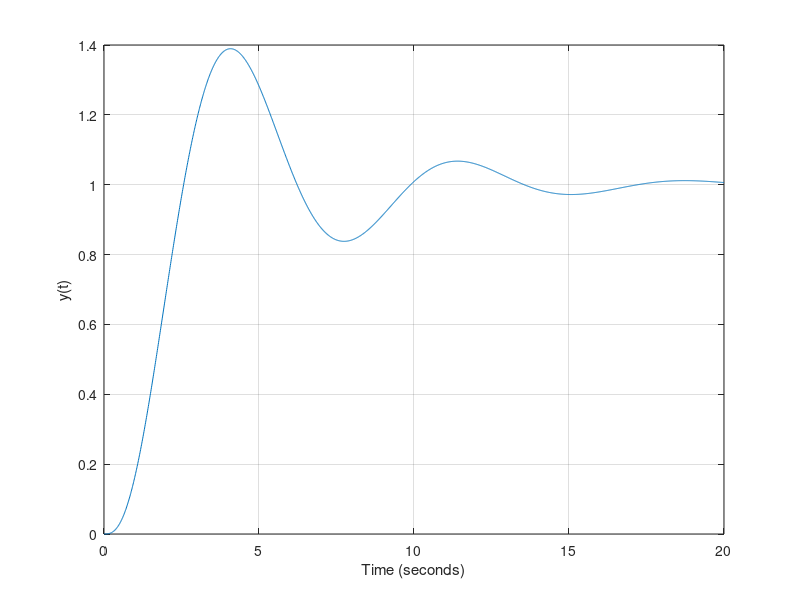

Write the MATLAB code that produced this figure.
% Chapter 8: Figure 8.40
%
%   The step response of the engraving machine, where
%
%                 2
%   T(s) =  ------------- . 
%           s^3+3s^2+2s+2 
%
K=2; num=[K]; den=[1 3 2 K];
sys=tf(num,den);
t=[0:0.01:20];
y=step(sys,t); plot(t,y), grid
xlabel('Time (seconds)'), ylabel('y(t)')
